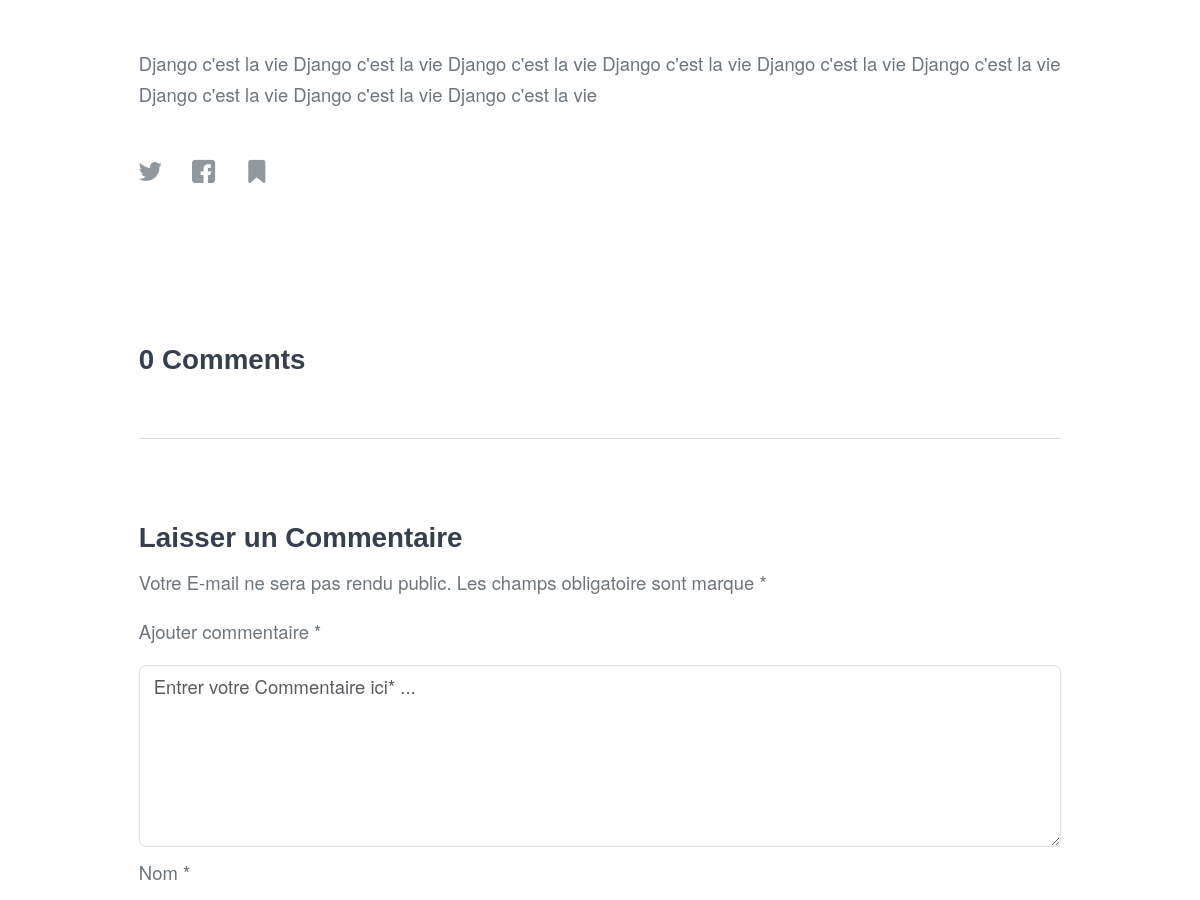
Before: /Blog/blog/1/ (middle part) with the older database file.
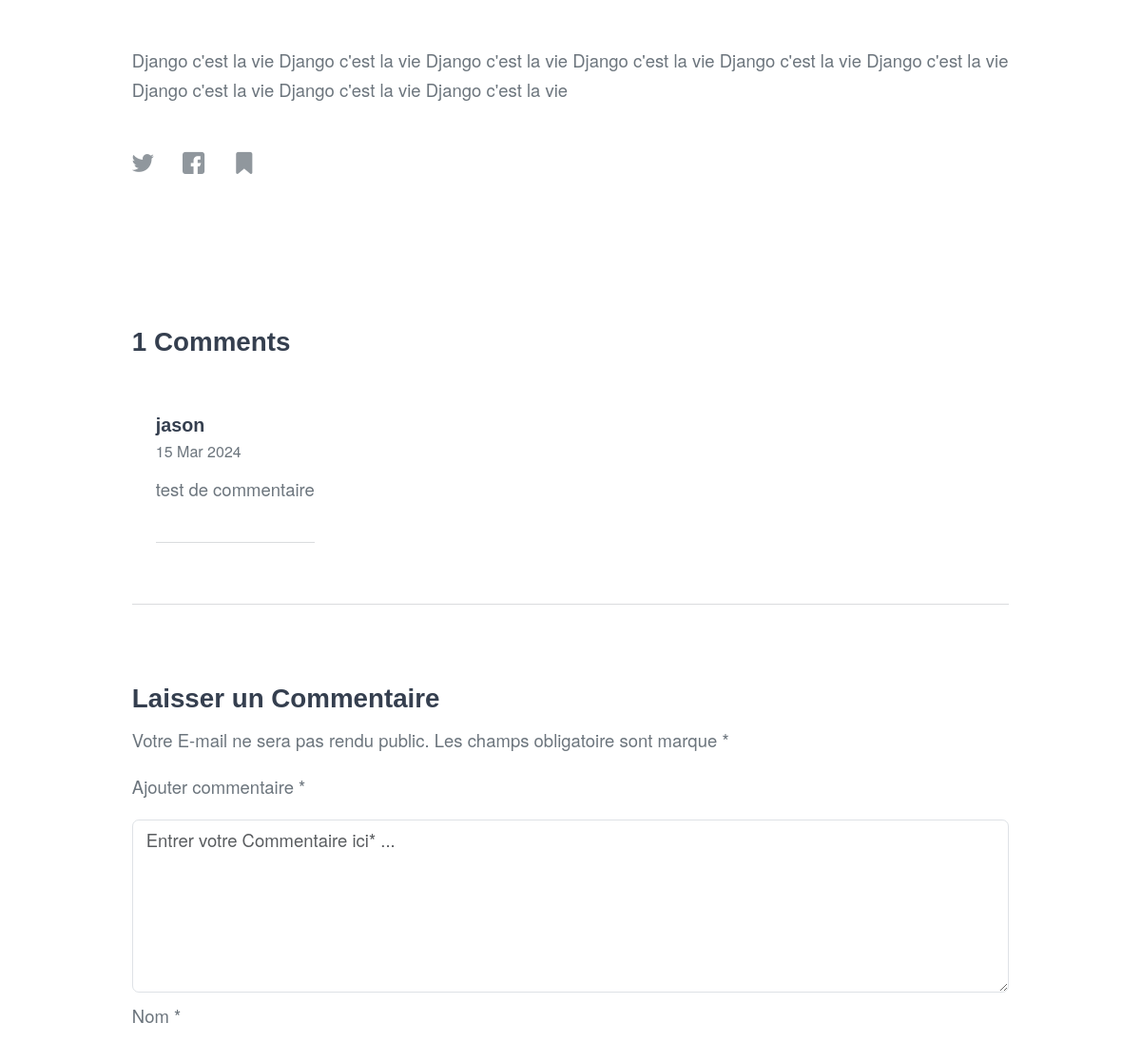
After: the same page with the newer database file.
### blog/models.py (models this page shows, shortened)
class BlogPost(models.Model):
    categorie = models.ForeignKey(Categorie, on_delete=models.CASCADE)
    title = models.CharField(max_length=200)
    content = models.TextField()
    date_posted = models.DateTimeField(auto_now= True)
    author = models.ForeignKey(CustomUser, on_delete=models.CASCADE)

class blogComment(models.Model):
    nom = models.CharField(max_length=250)
    mail = models.EmailField()
    message = models.TextField()
    date_posted = models.DateTimeField(auto_now_add=True, blank=True, null=True)

### blog/views.py (the view)
# urls.py: path('blog/<int:id>/', blogDetails, name='detail-post'),
def blogDetails(request, id):
    current_one = get_object_or_404(BlogPost, id=id)
    other_posts = BlogPost.objects.all().exclude(id=current_one.id).order_by('-date_posted')[:3]
    comments = blogComment.objects.all().order_by('-date_posted')
    if request.method == 'POST':
        nom = request.POST.get('name')
        email = request.POST.get('email')
        message = request.POST.get('message')
        blogComment.objects.create(nom=nom, mail=email, message=message)
    return render(request, 'blog/blogDetails.html',locals())

### blog/models.py (called while the page is built)
    def __str__(self) -> str:
        return self.nom

### blog/templates/blog/blogDetails.html (shortened to what this page needs)
{% extends 'base.html' %}
{% load static %}
{% block central %}
			<section id="single-post" class="pb-90 inner-page-hero blog-page-section">
				<div class="container">
				 	<div class="row justify-content-center">
				 		<div class="col-xl-10">
				 			<div class="post-content">
					 			<div class="blog-post-img py-50">
								</div>
								<div class="single-post-txt">
									{{ current_one.content }}
								</div>
								<div class="row">
									<div class="col post-share-list">
										<ul class="share-social-icons ico-20 text-center clearfix">
											<li><a href="#" class="share-ico"><span class="flaticon-twitter"></span></a></li>
											<li><a href="#" class="share-ico"><span class="flaticon-facebook"></span></a></li>
											<li><a href="#" class="share-ico"><span class="flaticon-bookmark"></span></a></li>
										</ul>
									</div>
								</div>
								<div class="post-comments">
									<div class="comments-wrapper">
										<h5 class="s-24 w-700">{{ comments.count }} Comments</h5>
										{% for comment in comments %}
										<div class="comment d-flex">
										  	<div class="comment-body">
										 		<div class="comment-meta">
										 			<h6 class="s-17 w-700">{{ comment.nom }}</h6>
											   		<span class="comment-date">{{ comment.date_posted | date:'d M Y' }}</span>
												</div>
										   		<p class="mb-40"> {{ comment.message }}</p>
										   		<hr>
										  	</div>
										</div>
										{% endfor %}
										<hr>
										<div id="leave-comment">
											<h5 class="s-24 w-700">Laisser un Commentaire</h5>
											<p>Votre E-mail ne sera pas rendu public. Les champs obligatoire sont marque *</p>
											<form name="commentform" method="post" action="{% url 'blog:detail-post' current_one.id %}">
												<div class="col-md-12 input-message mt-2">
								                	<p class="black--color">Ajouter commentaire <span>*</span></p>
								                	<textarea class="form-control message" name="message" rows="6" placeholder="Entrer votre Commentaire ici* ..." required></textarea>
								                </div>
								                <div class="col-md-12 mt-2">
								                	<p class="black--color">Nom <span>*</span></p>
								                </div>
							                </form>
										</div>
									</div>
								</div>
							</div>
						</div>
				 	</div>
				</div>
			</section>
{% endblock %}

### templates/base.html (shortened to what this page needs)
{% load static  %}
<!DOCTYPE html>
<html>
{% block style %}
<head>
		<link href="https://fonts.cdnfonts.com/css/selino" rel="stylesheet">
	<link href="{% static 'css/bootstrap.min.css' %}" rel="stylesheet" />
	<link href="{% static 'css/flaticon.css' %}" rel="stylesheet" />
	<link href="{% static 'css/menu.css' %}" rel="stylesheet" />
	<link id="effect" href="{% static 'css/dropdown-effects/fade-down.css' %}" media="all" rel="stylesheet" />
	<link href="{% static 'css/magnific-popup.css' %}" rel="stylesheet" />
	<link href="{% static 'css/owl.carousel.min.css' %}" rel="stylesheet" />
	<link href="{% static 'css/owl.theme.default.min.css' %}" rel="stylesheet" />
	<link href="{% static 'css/lunar.css' %}" rel="stylesheet" />
	<link href="{% static 'css/animate.css' %}" rel="stylesheet" />
	<link href="{% static 'css/pink-theme.css' %}" rel="stylesheet" />
	<link href="{% static 'css/responsive.css' %}" rel="stylesheet" />
</head>
{% endblock %}
{% block header %}
<body>
	<div id="page" class="page font--jakarta">
		{% endblock %}
{% block central %} {% endblock %}
{% block footer %}
	</div>
{% endblock %}
{% block script %}
</body>
</html>
{% endblock %}

Changed rows visible on the page:
added blogComment: nom "jason", date_posted "15 Mar 2024", message "test de commentaire"
Other visible differences:
{{ comments.count }}: "0" → "1"
